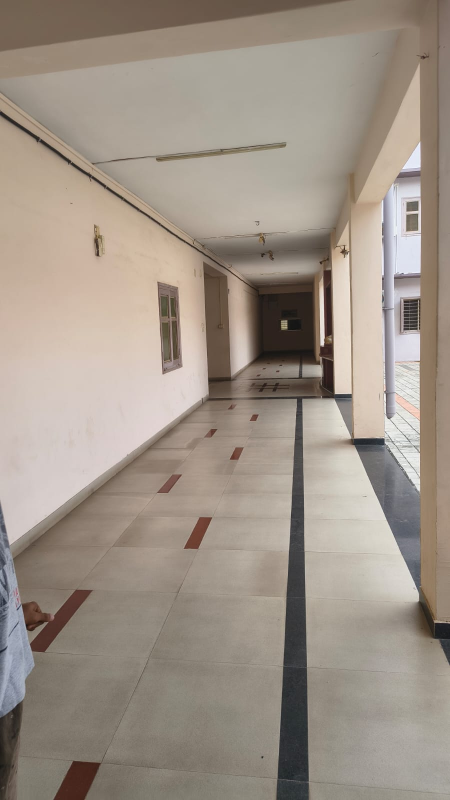
#> input picture WhatsApp Image 2026-08-31 at 3.29.54 PM.jpeg, 900 x 1600 px (shown at 1/2 size)
$ python split_a3.py '../WhatsApp Image 2026-08-31 at 3.29.54 PM.jpeg'
#> lines starting #> are read from the running program, lines starting #| are printed output that depends on the picture
#!/usr/bin/env python3
"""
split_a3.py - Split an A3 image into two A3 pages (plus a 2-page PDF) that join
back into the full picture after printing.

Print-ready layout (default):
  * both pages use the SAME scale, so the halves match exactly
  * a safe margin keeps the picture inside every printer's printable area
  * page 2 carries an overlap strip beyond the seam
  * crop marks in the margins show the seam on both pages
  * a 100 mm check bar lets you confirm the print came out at 100 %

Assembly:
  1. Print the PDF on A3 at 100 % / "Actual size" (NOT "fit to page").
  2. Cut page 1 straight along its seam crop marks (the edge of the picture).
  3. Lay page 1's cut edge on page 2 so it sits exactly on page 2's seam marks.
     Page 2's overlap strip is hidden underneath. Tape on the back.

Usage:
    python split_a3.py poster.jpg
    python split_a3.py poster.jpg --axis vertical    # left/right instead of top/bottom
    python split_a3.py poster.jpg --margin 8 --overlap 10 --dpi 300
    python split_a3.py poster.jpg --no-marks --margin 0 --overlap 0   # raw edge-to-edge halves
"""

import argparse
import sys
from pathlib import Path

from PIL import Image, ImageDraw, ImageFont, ImageOps

A3_MM = (297.0, 420.0)
MM_PER_INCH = 25.4


def mm_px(mm: float, dpi: int) -> int:
    return int(round(mm / MM_PER_INCH * dpi))


def get_font(px: int):
    try:
        return ImageFont.truetype("arial.ttf", px)
    except OSError:
        return ImageFont.load_default(px)


def draw_marks(page: Image.Image, seam: int, axis: str, m: int, dpi: int, label: str, note: str):
    """Crop marks at `seam` (a y for horizontal axis, x for vertical) plus labels and a check bar."""
    d = ImageDraw.Draw(page)
    W, H = page.size
    lw = max(2, mm_px(0.3, dpi))
    gap = mm_px(2, dpi)         # keep marks clear of the picture
    if axis == "horizontal":
        d.line([(0, seam), (m - gap, seam)], fill="black", width=lw)
        d.line([(W - m + gap, seam), (W, seam)], fill="black", width=lw)
    else:
        d.line([(seam, 0), (seam, m - gap)], fill="black", width=lw)
        d.line([(seam, H - m + gap), (seam, H)], fill="black", width=lw)

    font = get_font(mm_px(3, dpi))
    small = get_font(mm_px(2.2, dpi))
    pad = mm_px(1.5, dpi)
    d.text((pad, pad), label, fill="black", font=font)
    d.text((pad, pad + mm_px(4, dpi)), note, fill="black", font=small)

    # 100 mm check bar, bottom-left corner inside the margin
    bar = mm_px(100, dpi)
    y = H - pad - mm_px(1, dpi)
    x0 = pad
    d.line([(x0, y), (x0 + bar, y)], fill="black", width=lw)
    for i in range(0, 101, 10):
        x = x0 + mm_px(i, dpi)
        d.line([(x, y - mm_px(1.5, dpi)), (x, y)], fill="black", width=lw)
    d.text((x0, y - mm_px(4.5, dpi)), "100 mm check bar - measure to confirm 100% print",
           fill="black", font=small)


def main() -> int:
    p = argparse.ArgumentParser(description="Split an A3 image into two print-ready A3 pages + PDF.")
    p.add_argument("image")
    p.add_argument("--axis", choices=["horizontal", "vertical"], default="horizontal",
                   help="horizontal = top/bottom halves (default), vertical = left/right halves")
    p.add_argument("--dpi", type=int, default=300)
    p.add_argument("--margin", type=float, default=8.0, help="safe margin in mm on all sides (default 8)")
    p.add_argument("--overlap", type=float, default=10.0, help="overlap strip on page 2 in mm (default 10)")
    p.add_argument("--no-marks", action="store_true", help="omit crop marks, labels and check bar")
    p.add_argument("--out", help="output folder (default: <image>_split next to the image)")
    p.add_argument("--format", choices=["png", "jpg"], default="png")
    a = p.parse_args()

    src = Path(a.image)
    if not src.is_file():
        print(f"error: file not found: {src}", file=sys.stderr)
        return 1
    out = Path(a.out) if a.out else src.with_name(src.stem + "_split")
    out.mkdir(parents=True, exist_ok=True)

    img = ImageOps.exif_transpose(Image.open(src)).convert("RGB")
#> img is the input picture: PIL image 900x1600 RGB; mean R, G, B 158.4, 147.1, 135.8
    sw, sh = img.size
#> sw = 900; sh = 1600
    horiz = a.axis == "horizontal"
    print(f"source: {src.name}  {sw}x{sh}px")
#| source: WhatsApp Image 2026-08-31 at 3.29.54 PM.jpeg  900x1600px

    # --- where to cut, and which way the pages face ------------------------------
    if horiz:
        mid = sh // 2
#> mid = 800
        half_landscape = sw > mid
#> half_landscape = True
        big = max(mid, sh - mid)
#> big = 800
    else:
        mid = sw // 2
        half_landscape = mid > sh
        big = max(mid, sw - mid)

    # --- page geometry -------------------------------------------------------------
    pw_mm, ph_mm = (A3_MM[1], A3_MM[0]) if half_landscape else A3_MM
#> pw_mm = 420; ph_mm = 297
    W, H = mm_px(pw_mm, a.dpi), mm_px(ph_mm, a.dpi)
#> W = 4961; H = 3508
    m = mm_px(a.margin, a.dpi)
    ov = mm_px(a.overlap, a.dpi)
    avail_w, avail_h = W - 2 * m, H - 2 * m
#> avail_w = 4773; avail_h = 3320
    print(f"page:   A3 {'landscape' if half_landscape else 'portrait'} {W}x{H}px @ {a.dpi}dpi, "
          f"margin {a.margin:g}mm, overlap {a.overlap:g}mm")
#| page:   A3 landscape 4961x3508px @ 300dpi, margin 8mm, overlap 10mm

    # ONE scale for the whole picture so both pages match exactly.
    # The larger page (bigger half + overlap strip) must fit inside the safe area.
    if horiz:
        scale = min(avail_w / sw, (avail_h - ov) / big)
#> scale = 4
    else:
        scale = min(avail_h / sh, (avail_w - ov) / big)
    if scale <= 0:
        print("error: margin/overlap too large for the page", file=sys.stderr)
        return 1

    # Scale the whole picture once, then cut, so both halves share identical scale.
    full = img.resize((max(1, round(sw * scale)), max(1, round(sh * scale))), Image.LANCZOS)
    fw, fh = full.size
#> fw = 3602; fh = 6404
    cut = round(mid * scale)
#> cut = 3202
    if horiz:
        s1 = full.crop((0, 0, fw, cut))
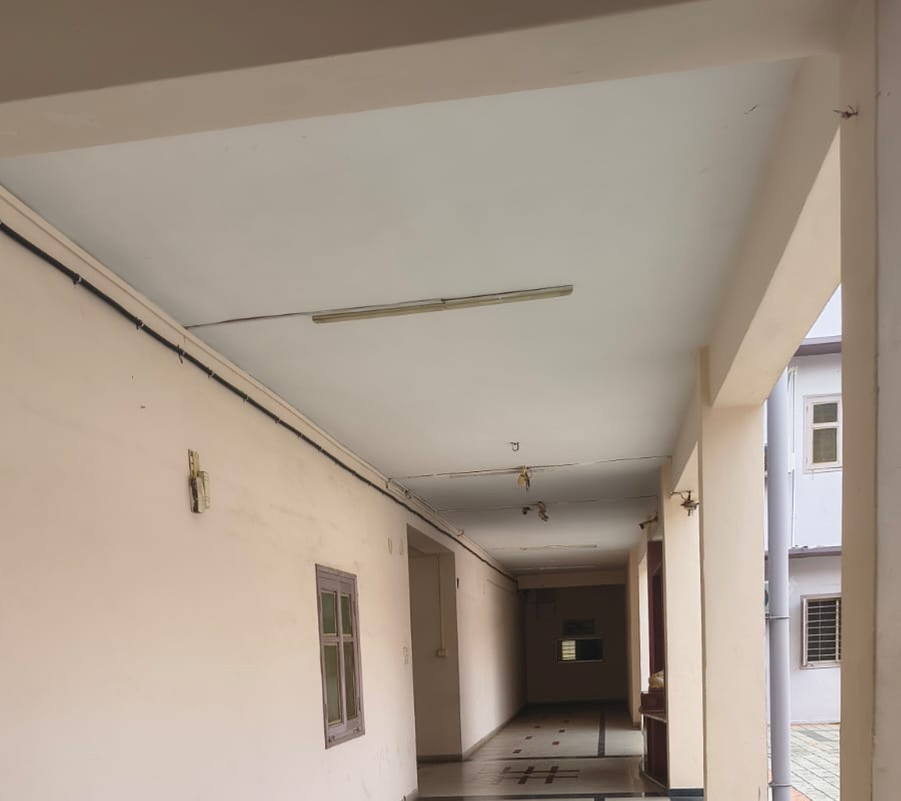
#> s1: PIL image 3602x3202 RGB (shown at 1/4 size); mean R, G, B 165, 151.5, 138.2
        s2 = full.crop((0, max(0, cut - ov), fw, fh))        # overlap strip on top of page 2
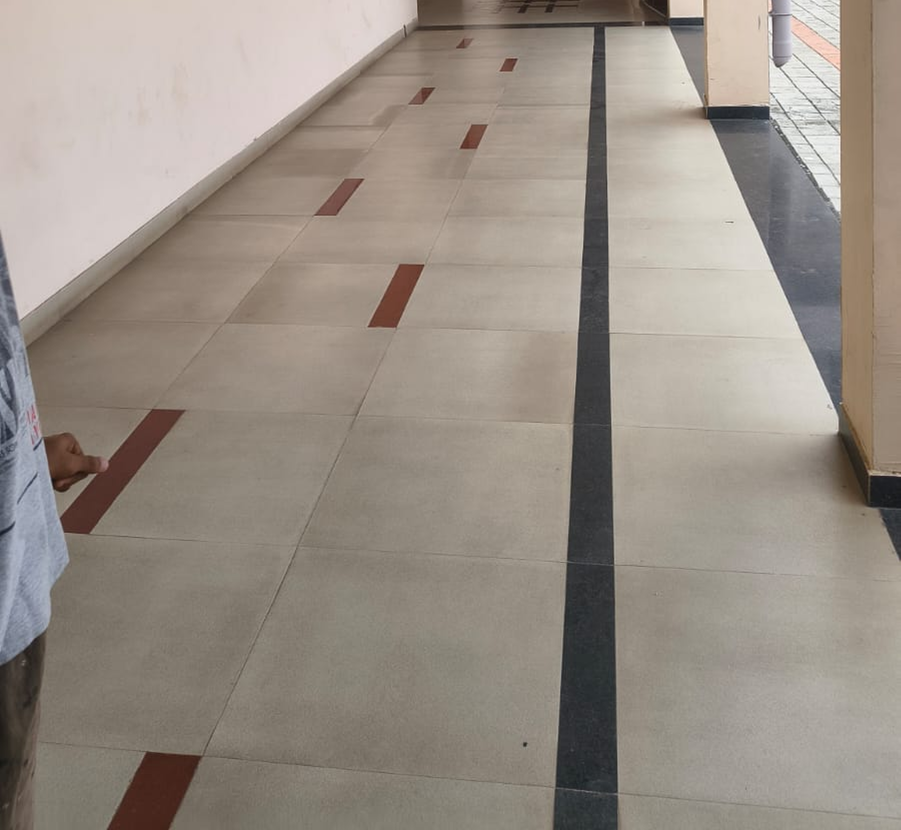
#> s2: PIL image 3602x3320 RGB (shown at 1/4 size); mean R, G, B 152.6, 143.4, 134.1
    else:
        s1 = full.crop((0, 0, cut, fh))
        s2 = full.crop((max(0, cut - ov), 0, fw, fh))        # overlap strip on left of page 2

    page1 = Image.new("RGB", (W, H), "white")
#> page1: PIL image 4961x3508 RGB; every value is 255
    page2 = Image.new("RGB", (W, H), "white")
    if horiz:
        x = (W - fw) // 2
        y1 = H - m - s1.height            # page 1 sits at the bottom of the safe area
        page1.paste(s1, (x, y1))
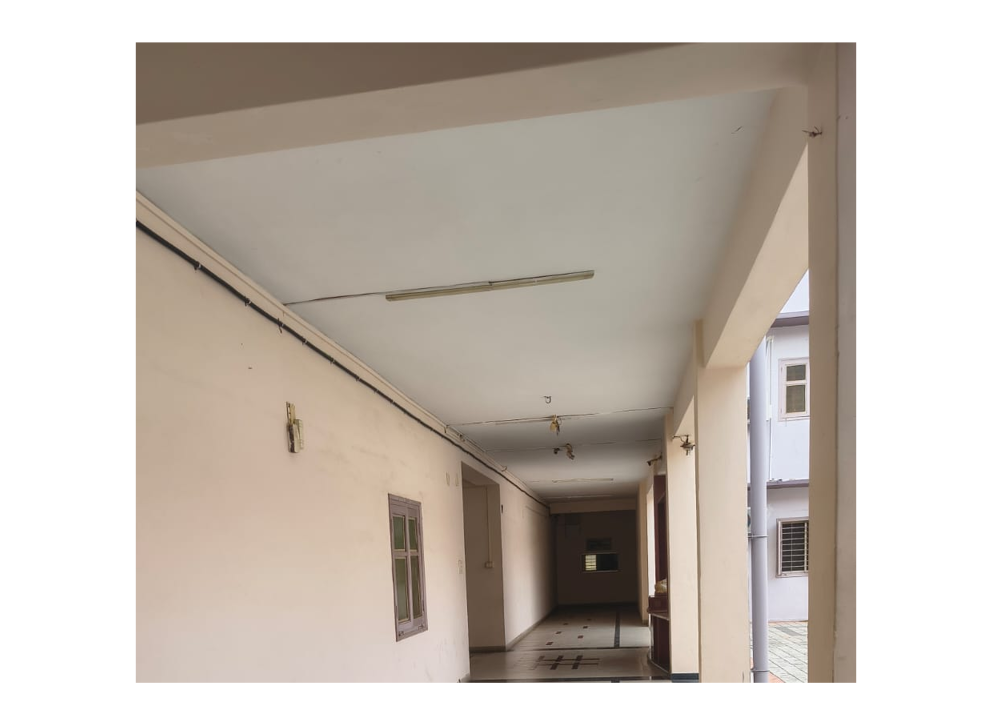
#> page1: PIL image 4961x3508 RGB (shown at 1/5 size); mean R, G, B 195.4, 186.4, 177.6
        seam1 = y1 + s1.height            # seam = bottom edge of page 1's picture
        y2 = m                            # page 2 sits at the top of the safe area
        page2.paste(s2, (x, y2))
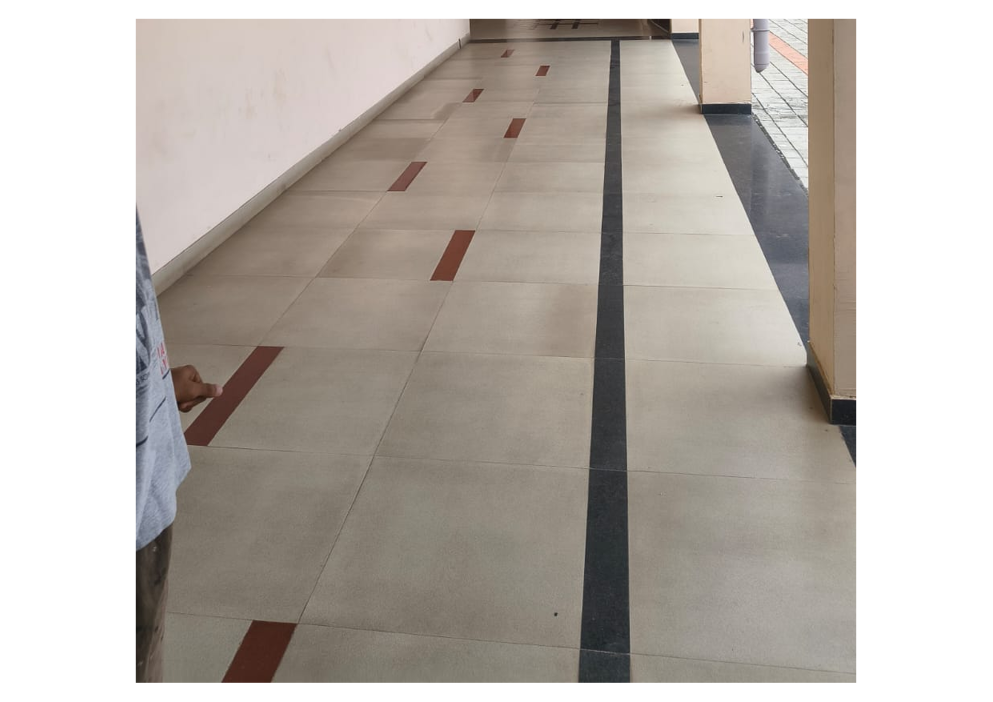
#> page2: PIL image 4961x3508 RGB (shown at 1/5 size); mean R, G, B 184.6, 178.3, 171.9
        seam2 = y2 + (s2.height - (fh - cut))   # seam = top edge + overlap strip
    else:
        y = (H - fh) // 2
        x1 = W - m - s1.width
        page1.paste(s1, (x1, y))
        seam1 = x1 + s1.width
        x2 = m
        page2.paste(s2, (x2, y))
        seam2 = x2 + (s2.width - (fw - cut))

    if not a.no_marks:
        where1 = "bottom" if horiz else "right"
        where2 = "top" if horiz else "left"
        draw_marks(page1, seam1, a.axis, m, a.dpi,
                   f"PAGE 1 of 2  ({'TOP' if horiz else 'LEFT'} half)",
                   f"Print at 100% / Actual size. Cut straight along the {where1} crop marks "
                   f"(edge of picture).")
        draw_marks(page2, seam2, a.axis, m, a.dpi,
                   f"PAGE 2 of 2  ({'BOTTOM' if horiz else 'RIGHT'} half)",
                   f"Print at 100% / Actual size. Do NOT cut. Lay page 1's cut edge on the {where2} "
                   f"crop marks; {a.overlap:g} mm overlap sits underneath.")

    ext = a.format
    kw = {"dpi": (a.dpi, a.dpi)}
    if ext == "jpg":
        kw.update(quality=95, subsampling=0)
    f1, f2 = out / f"{src.stem}_page1.{ext}", out / f"{src.stem}_page2.{ext}"
    page1.save(f1, **kw)
    page2.save(f2, **kw)
    pdf = out / f"{src.stem}_A3_2pages.pdf"
    page1.save(pdf, "PDF", resolution=a.dpi, save_all=True, append_images=[page2])

    print(f"scale:  picture prints at {fw / a.dpi * MM_PER_INCH:.1f} x {fh / a.dpi * MM_PER_INCH:.1f} mm total")
#| scale:  picture prints at 305.0 x 542.2 mm total
    print("wrote:")
    for f in (f1, f2, pdf):
        print(f"  {f}")
    return 0


if __name__ == "__main__":
    sys.exit(main())
#> (the program exits here)

$ run again, on lobby-1.jpeg
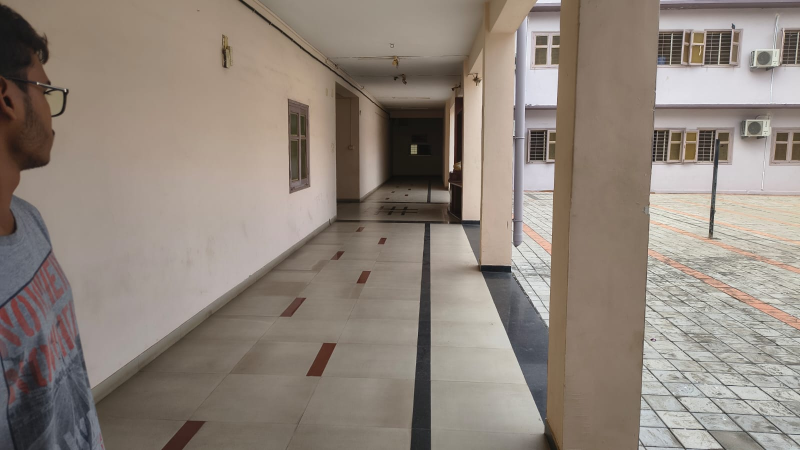
#> input picture lobby-1.jpeg, 1600 x 900 px (shown at 1/2 size)
#> in main, img is the input picture: PIL image 1600x900 RGB; mean R, G, B 143.2, 132.2, 122.8
#| source: lobby-1.jpeg  1600x900px
#| page:   A3 landscape 4961x3508px @ 300dpi, margin 8mm, overlap 10mm
#> in main, `page1.paste(s1, (x, y1))`:
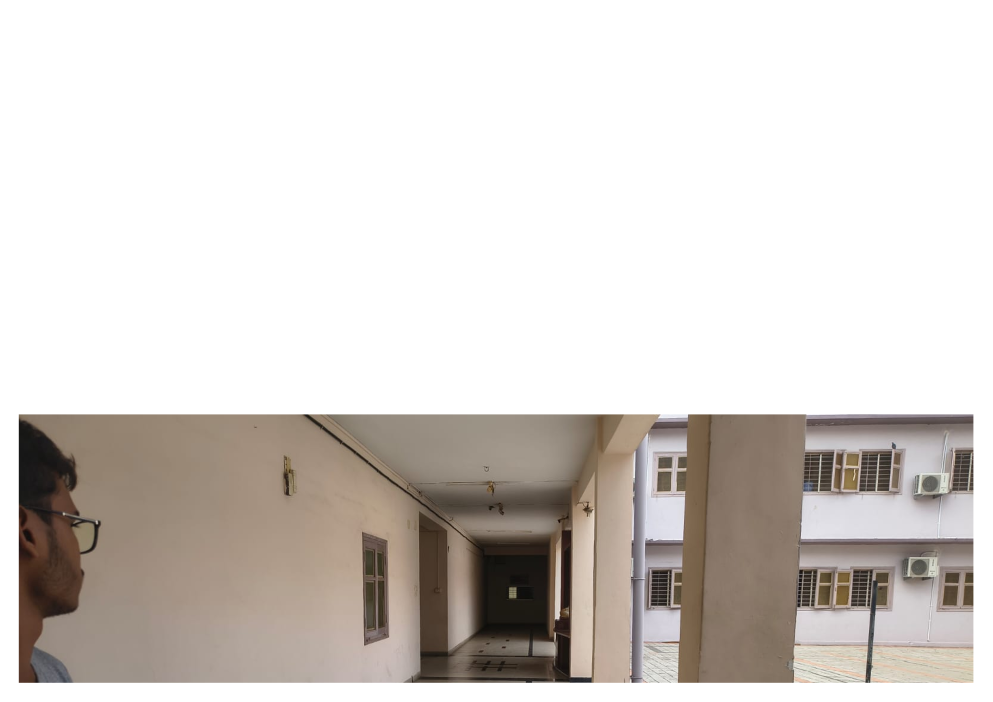
#> page1: PIL image 4961x3508 RGB (shown at 1/5 size); mean R, G, B 215, 209.9, 205.7
#> in main, `page2.paste(s2, (x, y2))`:
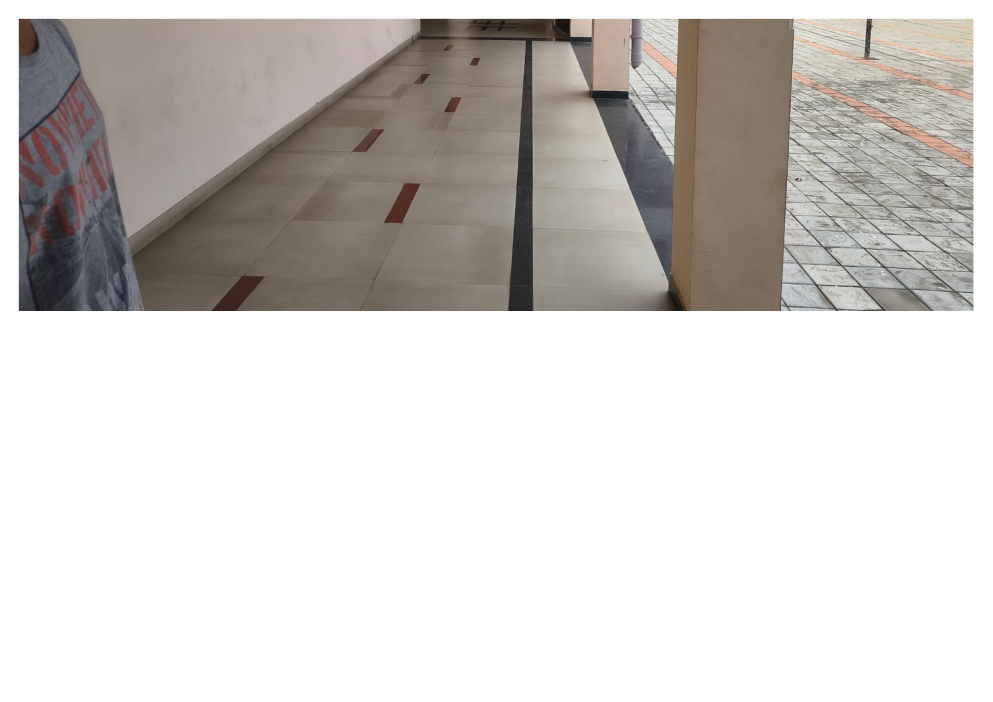
#> page2: PIL image 4961x3508 RGB (shown at 1/5 size); mean R, G, B 209.5, 206.1, 203
#| scale:  picture prints at 404.1 x 227.3 mm total

$ run again, on lobby-3.jpeg
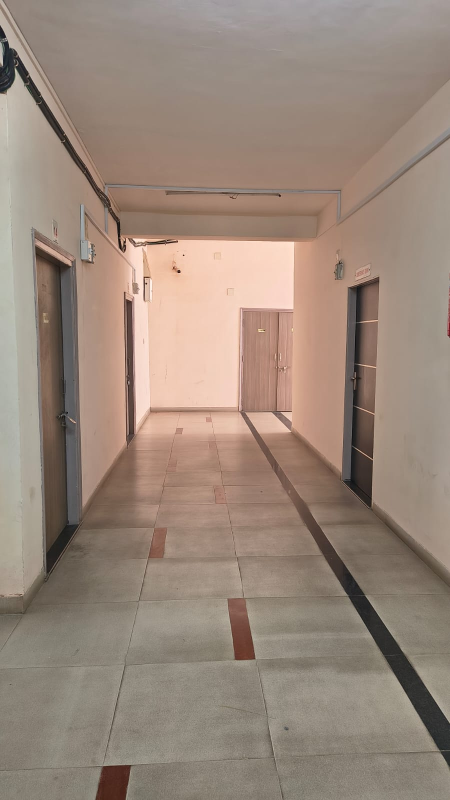
#> input picture lobby-3.jpeg, 900 x 1600 px (shown at 1/2 size)
#> in main, img is the input picture: PIL image 900x1600 RGB; mean R, G, B 153.3, 135.7, 122.8
#| source: lobby-3.jpeg  900x1600px
#| page:   A3 landscape 4961x3508px @ 300dpi, margin 8mm, overlap 10mm
#> in main, `page1.paste(s1, (x, y1))`:
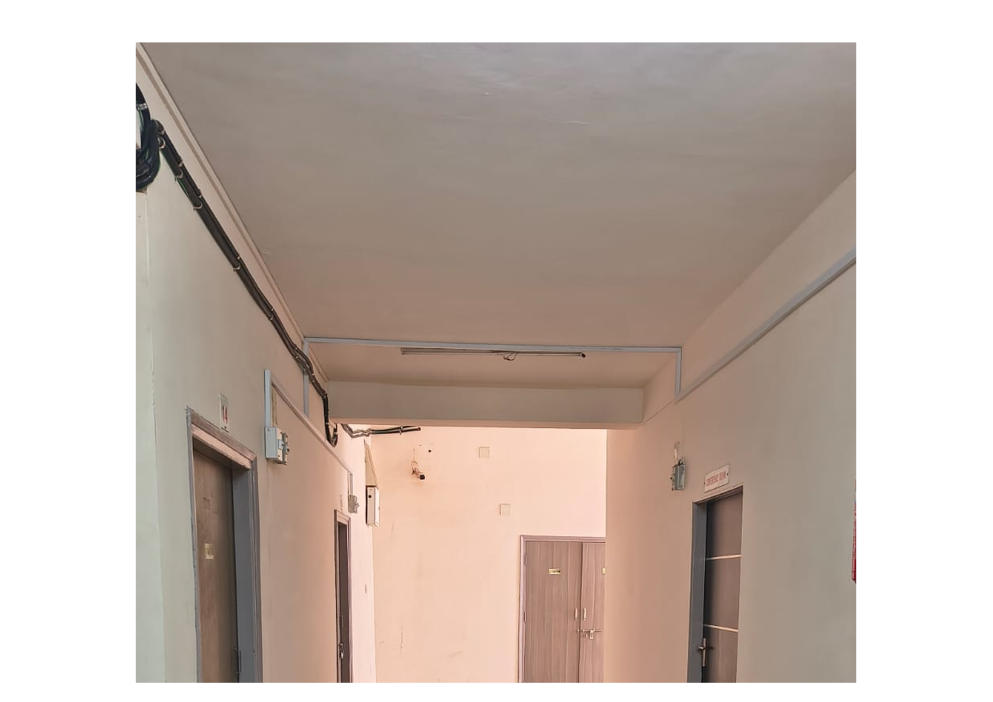
#> page1: PIL image 4961x3508 RGB (shown at 1/5 size); mean R, G, B 195.9, 182, 173.4
#> in main, `page2.paste(s2, (x, y2))`:
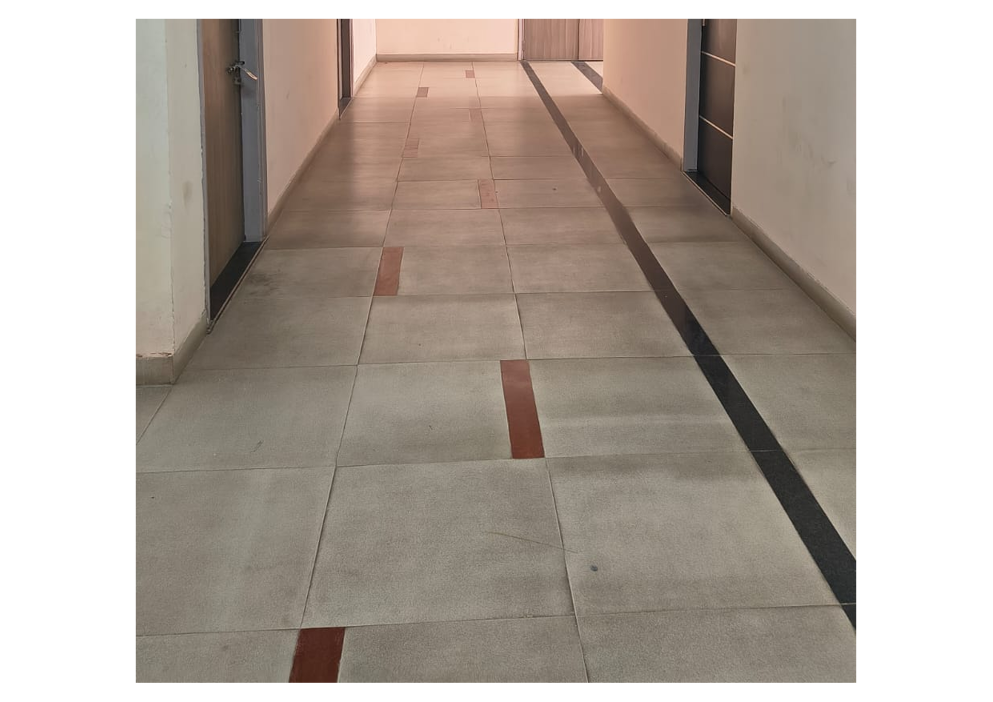
#> page2: PIL image 4961x3508 RGB (shown at 1/5 size); mean R, G, B 177.5, 167.4, 158.4
#| scale:  picture prints at 305.0 x 542.2 mm total
